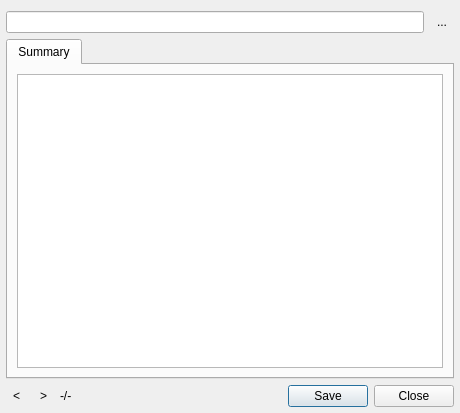
<?xml version="1.0" encoding="UTF-8"?>
<ui version="4.0">
 <class>DetailsDialog</class>
 <widget class="QDialog" name="DetailsDialog">
  <property name="geometry">
   <rect>
    <x>0</x>
    <y>0</y>
    <width>460</width>
    <height>413</height>
   </rect>
  </property>
  <property name="windowTitle">
   <string>Details</string>
  </property>
  <layout class="QGridLayout" name="gridLayout">
   <property name="leftMargin">
    <number>6</number>
   </property>
   <property name="rightMargin">
    <number>6</number>
   </property>
   <property name="bottomMargin">
    <number>6</number>
   </property>
   <item row="0" column="4">
    <widget class="QToolButton" name="directoryButton">
     <property name="toolTip">
      <string>Open the directory containing this file</string>
     </property>
     <property name="text">
      <string>...</string>
     </property>
     <property name="autoRaise">
      <bool>true</bool>
     </property>
    </widget>
   </item>
   <item row="2" column="0">
    <widget class="QToolButton" name="prevButton">
     <property name="text">
      <string notr="true">&lt;</string>
     </property>
     <property name="autoRaise">
      <bool>true</bool>
     </property>
    </widget>
   </item>
   <item row="2" column="1">
    <widget class="QToolButton" name="nextButton">
     <property name="text">
      <string notr="true">&gt;</string>
     </property>
     <property name="autoRaise">
      <bool>true</bool>
     </property>
    </widget>
   </item>
   <item row="2" column="2">
    <widget class="QLabel" name="pageLabel">
     <property name="text">
      <string notr="true">-/-</string>
     </property>
    </widget>
   </item>
   <item row="2" column="3" colspan="2">
    <widget class="QDialogButtonBox" name="buttonBox">
     <property name="standardButtons">
      <set>QDialogButtonBox::Close|QDialogButtonBox::Save</set>
     </property>
    </widget>
   </item>
   <item row="0" column="0" colspan="4">
    <widget class="QLineEdit" name="pathEdit">
     <property name="sizePolicy">
      <sizepolicy hsizetype="Expanding" vsizetype="Fixed">
       <horstretch>0</horstretch>
       <verstretch>0</verstretch>
      </sizepolicy>
     </property>
     <property name="readOnly">
      <bool>true</bool>
     </property>
    </widget>
   </item>
   <item row="1" column="0" colspan="5">
    <widget class="QTabWidget" name="tabWidget">
     <property name="currentIndex">
      <number>0</number>
     </property>
     <widget class="QWidget" name="tab_5">
      <attribute name="title">
       <string>Summary</string>
      </attribute>
      <layout class="QVBoxLayout" name="verticalLayout">
       <item>
        <widget class="QTextEdit" name="textEdit">
         <property name="toolTip">
          <string/>
         </property>
         <property name="readOnly">
          <bool>true</bool>
         </property>
         <property name="html">
          <string notr="true">&lt;!DOCTYPE HTML PUBLIC &quot;-//W3C//DTD HTML 4.0//EN&quot; &quot;http://www.w3.org/TR/REC-html40/strict.dtd&quot;&gt;
&lt;html&gt;&lt;head&gt;&lt;meta name=&quot;qrichtext&quot; content=&quot;1&quot; /&gt;&lt;style type=&quot;text/css&quot;&gt;
p, li { white-space: pre-wrap; }
&lt;/style&gt;&lt;/head&gt;&lt;body style=&quot; font-family:'Ubuntu'; font-size:9pt; font-weight:400; font-style:normal;&quot;&gt;
&lt;p style=&quot;-qt-paragraph-type:empty; margin-top:0px; margin-bottom:0px; margin-left:0px; margin-right:0px; -qt-block-indent:0; text-indent:0px; font-family:'Arial'; font-size:10pt;&quot;&gt;&lt;br /&gt;&lt;/p&gt;&lt;/body&gt;&lt;/html&gt;</string>
         </property>
        </widget>
       </item>
      </layout>
     </widget>
    </widget>
   </item>
  </layout>
 </widget>
 <resources/>
 <connections/>
</ui>
